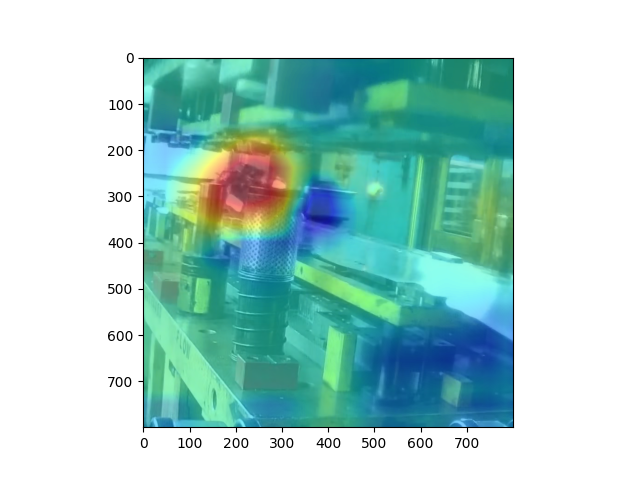

The Python source for this figure:
from pathlib import Path
from PIL import Image
import numpy as np
import torch
from torch.autograd import Variable
from torchvision import transforms
from matplotlib import pyplot
import skimage.transform

from train import get_resnet, load_model

INPUT_SIZE = 800


class SaveFeatures():
    features = None

    def __init__(self, m):
        self.hook = m.register_forward_hook(self.hook_fn)

    def hook_fn(self, module, input, output):
        self.features = ((output.cpu()).data).numpy()

    def remove(self):
        self.hook.remove()


def getCAM(feature_conv, weight_fc):
    _, nc, h, w = feature_conv.shape
    cam = weight_fc.dot(feature_conv.reshape((nc, h*w)))
    cam = cam.reshape(h, w)
    cam = cam - np.min(cam)
    cam_img = cam / np.max(cam)
    return [cam_img]


def single_image(image_path: Path):
    trans = transforms.Compose([
            transforms.CenterCrop((INPUT_SIZE, INPUT_SIZE)),
            transforms.ToTensor(),
            transforms.Normalize([0.485, 0.456, 0.406], [0.229, 0.224, 0.225]),
    ])
    just_resize = transforms.Compose([transforms.CenterCrop((INPUT_SIZE, INPUT_SIZE))])
    img = Image.open(image_path)
    return just_resize(img), trans(img)


if __name__ == '__main__':
    image_path = Path('data/neg/90.jpg')
    original_image, processed_image = single_image(image_path)
    model = get_resnet()
    try:
        trained_model = load_model(model, Path('model.pth'))
    except:
        model.load_state_dict(torch.load('model.pth'), map_location=torch.device('cpu'))
        trained_model = model
    final_layer = trained_model._modules.get('layer4')
    activated_features = SaveFeatures(final_layer)
    prediction_var = Variable((processed_image.unsqueeze(0)), requires_grad=True)
    pred = model(prediction_var)
    pred = torch.sigmoid(pred).data.squeeze()
    activated_features.remove()
    weight_softmax_params = list(model._modules.get('fc').parameters())
    weight_softmax = np.squeeze(weight_softmax_params[0].cpu().data.numpy())
    overlay = getCAM(activated_features.features, weight_softmax)

    # pyplot.imshow(overlay[0], alpha=0.5, cmap='jet')
    pyplot.imshow(original_image)
    pyplot.imshow(skimage.transform.resize(overlay[0], processed_image.shape[1:3]), alpha=0.5, cmap='jet');
    pyplot.savefig('heatmap.png')
